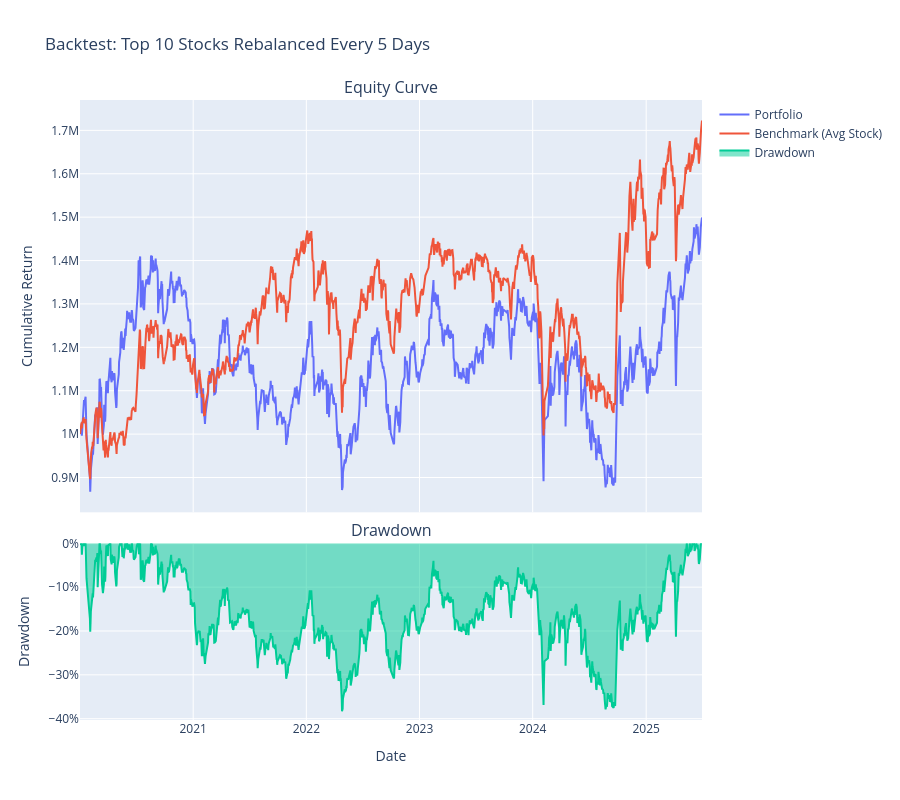

Write notebook code for a chart like this one.
### Markdown cell above
## 小市值单因子回测
基金持仓的年报数据最早从2016年7月1日开始。鉴于此，回测区间为2016年7月1日到2025年6月30日
交易日收盘时选股，需要次交易日以复权收盘价执行买入。每20个交易日以复权收盘价卖出调整一次持仓，收盘时按照复权收盘价买入，进行下一个循环

### Code cell
import pandas as pd
import numpy as np
from util import (load_and_preprocess_price, load_selection,
                  get_top_n_selection, compute_benchmark_returns,
                  compute_metrics, plot_results)

# ----------------------------
# User‑configurable parameters
# ----------------------------
INITIAL_CASH = 1_000_000        # initial capital
START_DATE = '2020-01-01'       # backtest start date (inclusive)
END_DATE   = '2025-06-30'       # backtest end date (inclusive)
REBALANCE_FREQ = 5             # rebalance every N calendar days (using available selection dates)
TOP_N = 10                       # number of top‑ranked stocks to hold each rebalance

PRICE_FILE = 'data/eod_prices.parquet'   # path to price file
SELECTION_FILE = 'records/mv_selection.xlsx'  # path to selection file

# ----------------------------
# Load and prepare data
# ----------------------------
print("Loading data...")
price_df = load_and_preprocess_price(PRICE_FILE)
selection_df = load_selection(SELECTION_FILE)

# Create pivot table: rows = dates, columns = stocks, values = adjusted_close
price_pivot = price_df.pivot(index='trade_date', columns='stock_code', values='adjusted_close')
price_pivot = price_pivot.sort_index()
# Ensure index is datetime (fix for categorical index)
price_pivot.index = pd.to_datetime(price_pivot.index)

# Filter by date range
price_pivot = price_pivot.loc[START_DATE:END_DATE]
selection_df = selection_df[(selection_df['trade_date'] >= START_DATE) &
                            (selection_df['trade_date'] <= END_DATE)]

# Get sorted unique selection dates (these are the only dates we consider for rebalancing)
selection_dates = sorted(selection_df['trade_date'].unique())
if not selection_dates:
    raise ValueError("No selection data available in the given date range.")

# Determine rebalance dates (every REBALANCE_FREQ-th date in the selection_dates list)
rebalance_dates = selection_dates[::REBALANCE_FREQ]
print(f"Number of rebalance dates: {len(rebalance_dates)}")

# Generate the full timeline (all trading days in the pivot index)
all_dates = price_pivot.index.tolist()
# Ensure we start from the first rebalance date (before that we have no positions)
first_rebalance = rebalance_dates[0]
timeline = [d for d in all_dates if d >= first_rebalance]

# ----------------------------
# Backtest loop
# ----------------------------
cash = INITIAL_CASH
holdings = {}  # stock_code -> shares
portfolio_values = []
benchmark_cumulative = None

# Pre‑compute benchmark returns (daily equal‑weighted average)
benchmark_daily, benchmark_cum = compute_benchmark_returns(price_pivot, START_DATE, END_DATE)

# For each day in timeline
for date in timeline:
    # Get today's prices for all stocks (if missing, price will be NaN)
    today_prices = price_pivot.loc[date]

    # --- Rebalance if today is a rebalance date ---
    if date in rebalance_dates:
        # 1. Sell all current holdings
        for stock, shares in holdings.items():
            price = today_prices.get(stock, np.nan)
            if pd.notna(price):
                cash += shares * price
            # If price is missing, we assume the stock is worthless (sell for 0)
        holdings = {}

        # 2. Get selected stocks for today
        selected = get_top_n_selection(selection_df, date, TOP_N)

        # 3. Buy new holdings equally
        if selected:
            # Filter stocks that have a valid price today
            valid_stocks = [s for s in selected if pd.notna(today_prices.get(s, np.nan))]
            if valid_stocks:
                amount_per_stock = cash / len(valid_stocks)
                for stock in valid_stocks:
                    price = today_prices[stock]
                    shares = amount_per_stock / price
                    holdings[stock] = shares
                cash = 0.0  # all cash invested
            else:
                # No valid stocks – keep cash
                pass

    # --- Calculate total portfolio value today ---
    portfolio_value = cash
    for stock, shares in holdings.items():
        price = today_prices.get(stock, np.nan)
        if pd.notna(price):
            portfolio_value += shares * price
        # If price is missing, the position contributes 0
    portfolio_values.append(portfolio_value)

# ----------------------------
# Prepare results
# ----------------------------
portfolio_series = pd.Series(portfolio_values, index=timeline, name='Portfolio')

benchmark_series = benchmark_cum.reindex(timeline, method='ffill').fillna(1.0)
benchmark_funds = INITIAL_CASH * benchmark_series

portfolio_returns = portfolio_series.pct_change().dropna()

metrics = compute_metrics(portfolio_returns, rf=0, periods_per_year=252)
print("\n--- Performance Metrics ---")
for k, v in metrics.items():
    print(f"{k}: {v:.4f}" if isinstance(v, float) else f"{k}: {v}")

plot_results(portfolio_series, benchmark_funds, timeline,
             title='Backtest: Top {} Stocks Rebalanced Every {} Days'.format(TOP_N, REBALANCE_FREQ))

### Figure 1 — Plotly figure (JSON) as saved in the notebook; plotly's stock layout.template omitted (floating-point values rounded to 4 significant figures; data arrays with more than 128 entries replaced by an {"elided": "..."} marker saying what was removed)
{"data": [{"mode": "lines", "name": "Portfolio", "type": "scatter", "x": {"elided": "1329 str values"}, "xaxis": "x", "y": {"elided": "1329 float values"}, "yaxis": "y"}, {"mode": "lines", "name": "Benchmark (Avg Stock)", "type": "scatter", "x": {"elided": "1329 str values"}, "xaxis": "x", "y": {"elided": "1329 float values"}, "yaxis": "y"}, {"fill": "tozeroy", "mode": "lines", "name": "Drawdown", "type": "scatter", "x": {"elided": "1328 str values"}, "xaxis": "x2", "y": {"elided": "1328 float values"}, "yaxis": "y2"}], "layout": {"annotations": [{"font": {"size": 16}, "showarrow": false, "text": "Equity Curve", "x": 0.5, "xanchor": "center", "xref": "paper", "y": 1.0, "yanchor": "bottom", "yref": "paper"}, {"font": {"size": 16}, "showarrow": false, "text": "Drawdown", "x": 0.5, "xanchor": "center", "xref": "paper", "y": 0.285, "yanchor": "bottom", "yref": "paper"}], "height": 800, "hovermode": "x unified", "showlegend": true, "title": {"text": "Backtest: Top 10 Stocks Rebalanced Every 5 Days"}, "xaxis": {"anchor": "y", "domain": [0, 1], "matches": "x2", "showticklabels": false}, "xaxis2": {"anchor": "y2", "domain": [0, 1], "title": {"text": "Date"}}, "yaxis": {"anchor": "x", "domain": [0.335, 1.0], "title": {"text": "Cumulative Return"}}, "yaxis2": {"anchor": "x2", "domain": [0, 0.285], "tickformat": ".0%", "title": {"text": "Drawdown"}}}}
